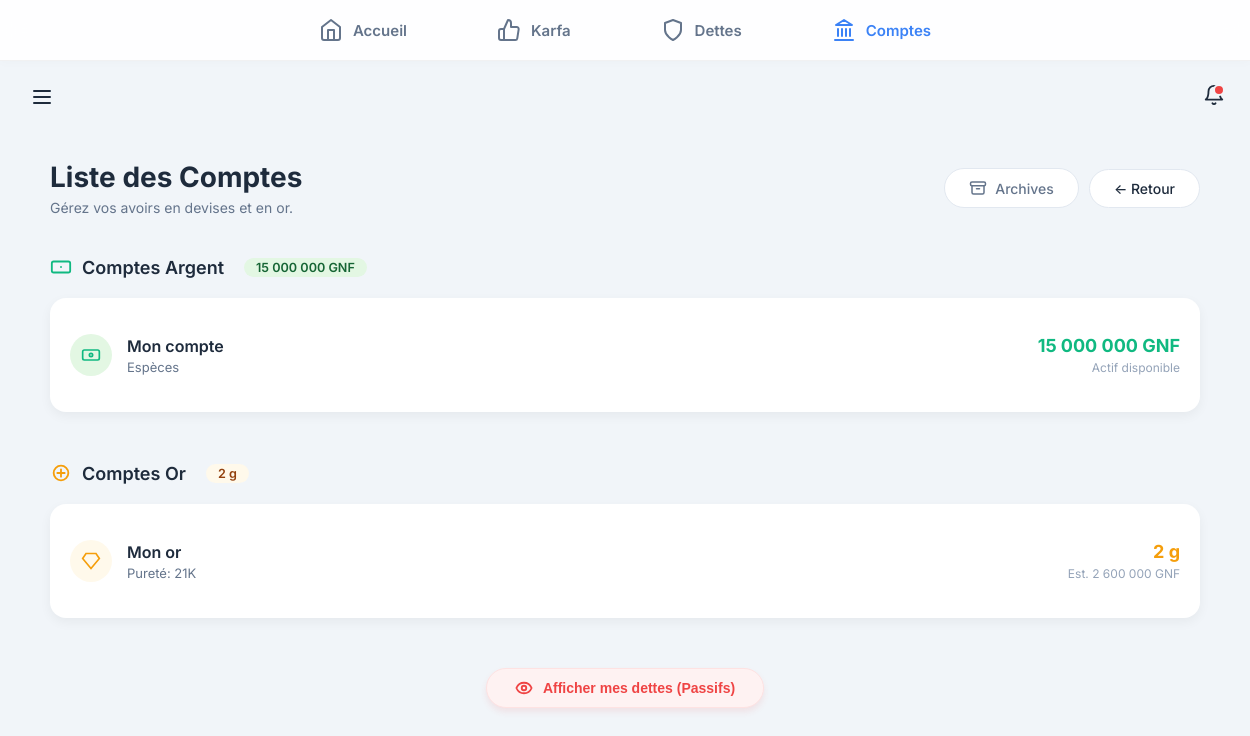
The app's page /comptes/liste/ (signed in) with its own data.
### backend/modules/comptes/models/argent.py (models this page shows, shortened)
class CompteArgent(models.Model):
    TYPE_CHOIX = [
        ('BANQUE', 'Banque'),
        ('MOBILE_MONEY', 'Mobile Money'),
        ('CASH', 'Espèces'),
        ('DETTE', 'Dettes'),
        ('AUTRE', 'Autre'),
    ]
    nom = models.CharField(max_length=50) # Retrait de unique=True car plusieurs utilisateurs peuvent avoir un compte "Cash"
    cree_par = models.ForeignKey('auth.User', on_delete=models.CASCADE, related_name='comptes_argent', null=True)
    type_compte = models.CharField(max_length=20, choices=TYPE_CHOIX)
    solde = models.DecimalField(max_digits=12, decimal_places=0, default=0)
    dette_liee = models.ForeignKey('dettes.Dette', on_delete=models.SET_NULL, null=True, blank=True, related_name='comptes_argent_lies')
    date_creation = models.DateTimeField(auto_now_add=True)
    archive = models.BooleanField(default=False)
    date_archivage = models.DateTimeField(null=True, blank=True)

### backend/modules/comptes/models/or_.py (models this page shows, shortened)
class CompteOr(models.Model):
    nom = models.CharField(max_length=50)
    cree_par = models.ForeignKey('auth.User', on_delete=models.CASCADE, related_name='comptes_or', null=True)
    poids_grammes = models.DecimalField(max_digits=10, decimal_places=3)
    carat = models.IntegerField(null=True, blank=True)
    date_creation = models.DateTimeField(auto_now_add=True)
    archive = models.BooleanField(default=False)
    date_archivage = models.DateTimeField(null=True, blank=True)

### backend/modules/comptes/views/liste.py (the view)
# urls.py: path('liste/', liste_comptes, name='liste_comptes'),
@login_required
def liste_comptes(request):
    comptes_argent_base = CompteArgent.objects.filter(cree_par=request.user, archive=False).order_by('nom')
    comptes_argent = comptes_argent_base.exclude(type_compte='DETTE')
    comptes_dette = CompteArgent.objects.filter(
        cree_par=request.user,
        archive=False,
        type_compte='DETTE'
    ).select_related('dette_liee')
    comptes_or = CompteOr.objects.filter(cree_par=request.user, archive=False).order_by('nom')
    total_argent = comptes_argent.aggregate(total=Sum('solde'))['total'] or 0
    total_dette = comptes_dette.aggregate(total=Sum('solde'))['total'] or 0
    total_poids_or = comptes_or.aggregate(total=Sum('poids_grammes'))['total'] or 0
    prix_or = get_latest_prix_or(request.user)
    if prix_or:
        for c in comptes_or:
            c.valeur_gnf = c.poids_grammes * prix_or.prix_gramme
    karfas = Karfa.objects.filter(
        cree_par=request.user,
        archive=False,
        statut__in=['ACTIF', 'PARTIELLEMENT_RENDU']
    ).exclude(statut='RENDU_TOTAL').prefetch_related('mouvements')
    dic_personnes = {}
    for k in karfas:
        nom = k.beneficiaire
        if nom not in dic_personnes:
            dic_personnes[nom] = {'beneficiaire': nom, 'total': 0, 'dernier_mouvement': None}
        dic_personnes[nom]['total'] += k.montant_actuel
        last_m = k.mouvements.order_by('-date').first()
        if last_m:
            if not dic_personnes[nom]['dernier_mouvement'] or last_m.date > dic_personnes[nom]['dernier_mouvement']:
                dic_personnes[nom]['dernier_mouvement'] = last_m.date
    karfa_par_personne = sorted(dic_personnes.values(), key=lambda x: x['total'], reverse=True)
    return render(request, 'modules/comptes/liste.html', {
        'comptes_argent': comptes_argent,
        'comptes_dette': comptes_dette,
        'comptes_or': comptes_or,
        'total_argent': total_argent,
        'total_dette': total_dette,
        'karfa_par_personne': karfa_par_personne,
        'total_poids_or': total_poids_or,
        'prix_or': prix_or,
    })

### backend/modules/core/services/prix_or_service.py (called while the page is built)
def get_latest_prix_or(user=None) -> Optional[PrixOrParam]:
    if not user or user.is_anonymous:
        return None
    try:
        return PrixOrParam.objects.filter(cree_par=user).latest()
    except PrixOrParam.DoesNotExist:
        return None

### backend/modules/core/templatetags/custom_filters.py (called while the page is built)
@register.filter
def milliers(value):
    try:
        num = float(value)
        if num == int(num):
            return f"{int(num):,}".replace(",", " ")
        return f"{num:,.3f}".rstrip('0').rstrip('.').replace(",", " ").replace(".", ",")
    except:
        return value

### frontend/templates/modules/comptes/liste.html (shortened to what this page needs)
{% extends "base.html" %}
{% load static %}
{% load custom_filters %}
{% block content %}
<link rel="stylesheet" href="{% static 'css/comptes.css' %}">
<link rel="stylesheet" href="{% static 'css/tableaux.css' %}">
<div class="comptes-accueil-container" style="max-width: 1200px; margin: 0 auto;">
    <div class="page-header" style="display: flex; justify-content: space-between; align-items: center; margin-bottom: 40px; flex-wrap: wrap; gap: 15px;">
        <div>
            <h1 class="page-title" style="margin: 0; color: #1e2b3c;">Liste des Comptes</h1>
            <p style="margin: 5px 0 0; color: #64748b; font-size: 14px;">Gérez vos avoirs en devises et en or.</p>
        </div>
        <div class="header-actions" style="display: flex; gap: 10px; align-items: center; flex-wrap: wrap;">
            <a href="{% url 'comptes:liste_archives' %}" class="btn-action" style="background: white; border: 1px solid #e2e8f0; color: #64748b; padding: 10px 24px; border-radius: 30px; text-decoration: none; font-weight: 500; font-size: 14px; display: inline-flex; align-items: center; gap: 8px; transition: all 0.2s; white-space: nowrap;">
                <svg width="18" height="18" viewBox="0 0 24 24" fill="none" stroke="currentColor" stroke-width="2" stroke-linecap="round" stroke-linejoin="round">
                    <rect x="2" y="4" rx="2" ry="2" width="20" height="5" />
                    <path d="M4 9v9a2 2 0 0 0 2 2h12a2 2 0 0 0 2-2V9" />
                    <path d="M10 13h4" />
                </svg> Archives
            </a>
            <a href="{% url 'comptes:accueil' %}" class="btn-action" style="background: white; border: 1px solid #e2e8f0; color: #1e2b3c; padding: 10px 24px; border-radius: 30px; text-decoration: none; font-weight: 500; font-size: 14px; display: inline-flex; align-items: center; gap: 8px; transition: all 0.2s; white-space: nowrap;">
                ← Retour
            </a>
        </div>
    </div>
    <div style="margin-bottom: 50px;">
        <div class="section-title" style="display: flex; align-items: center; gap: 10px; margin-bottom: 20px; font-weight: 600; font-size: 18px; color: #1e2b3c;">
            <svg width="22" height="22" viewBox="0 0 24 24" fill="none" stroke="#10b981" stroke-width="2" stroke-linecap="round" stroke-linejoin="round">
                <rect x="2" y="6" width="20" height="12" rx="2"></rect>
                <path d="M12 12h.01"></path>
            </svg>
            Comptes Argent
            <span style="font-size: 0.7em; background: #e3f7e3; padding: 2px 12px; border-radius: 20px; color: #166534; font-weight: 600; margin-left: 10px;">
                {{ total_argent|milliers }} GNF
            </span>
        </div>
        <div class="table-container">
            {% for compte in comptes_argent %}
            <a href="{% url 'comptes:detail_compte' compte.id %}?type=argent" class="table-row">
                <div class="row-left">
                    <div class="row-icon" style="background: #e3f7e3; color: #10b981;">
                        <svg width="20" height="20" viewBox="0 0 24 24" fill="none" stroke="currentColor" stroke-width="2">
                            <rect x="2" y="6" width="20" height="12" rx="2"></rect>
                            <circle cx="12" cy="12" r="2"></circle>
                        </svg>
                    </div>
                    <div class="row-info">
                        <span class="row-title">{{ compte.nom }}</span>
                        <span class="row-subtitle">{{ compte.get_type_compte_display }}</span>
                    </div>
                </div>
                <div class="row-right">
                    <div class="row-amount" style="color: #10b981;">{{ compte.solde|milliers }} GNF</div>
                    <span class="row-hint">Actif disponible</span>
                </div>
            </a>
            {% empty %}
            <div style="text-align: center; padding: 30px; color: #94a3b8;">Aucun compte argent.</div>
            {% endfor %}
        </div>
    </div>
    <div style="margin-bottom: 50px;">
        <div class="section-title" style="display: flex; align-items: center; gap: 10px; margin-bottom: 20px; font-weight: 600; font-size: 18px; color: #1e2b3c;">
            <svg width="22" height="22" viewBox="0 0 24 24" fill="none" stroke="#f59e0b" stroke-width="2" stroke-linecap="round" stroke-linejoin="round">
                <circle cx="12" cy="12" r="8"></circle>
                <path d="M12 8v8M8 12h8" />
            </svg>
            Comptes Or
            <span style="font-size: 0.7em; background: #fff9eb; padding: 2px 12px; border-radius: 20px; color: #92400e; font-weight: 600; margin-left: 10px;">
                {{ total_poids_or|floatformat:-2 }} g
            </span>
        </div>
        <div class="table-container">
            {% for compte in comptes_or %}
            <a href="{% url 'comptes:detail_compte' compte.id %}?type=or" class="table-row">
                <div class="row-left">
                    <div class="row-icon" style="background: #fff9eb; color: #f59e0b;">
                        <svg width="20" height="20" viewBox="0 0 24 24" fill="none" stroke="currentColor" stroke-width="2">
                            <path d="M6 3h12l4 6-10 12L2 9z" />
                        </svg>
                    </div>
                    <div class="row-info">
                        <span class="row-title">{{ compte.nom }}</span>
                        <span class="row-subtitle">Pureté: {{ compte.carat }}K</span>
                    </div>
                </div>
                <div class="row-right">
                    <div class="row-amount" style="color: #f59e0b;">{{ compte.poids_grammes|floatformat:-2 }} g</div>
                    {% if compte.valeur_gnf %}
                    <span class="row-hint">Est. {{ compte.valeur_gnf|milliers }} GNF</span>
                    {% endif %}
                </div>
            </a>
            {% empty %}
            <div style="text-align: center; padding: 30px; color: #94a3b8;">Aucun compte or.</div>
            {% endfor %}
        </div>
    </div>
    <div style="margin-top: 40px; display: flex; justify-content: center; margin-bottom: 30px;">
        <button onclick="toggleDettes()" style="background: #fef2f2; color: #ef4444; border: 1px solid #fee2e2; padding: 10px 28px; border-radius: 30px; cursor: pointer; font-size: 14px; font-weight: 600; display: flex; align-items: center; gap: 10px; transition: all 0.2s; box-shadow: 0 4px 6px rgba(239, 68, 68, 0.1);">
            <svg width="18" height="18" viewBox="0 0 24 24" fill="none" stroke="currentColor" stroke-width="2.5" stroke-linecap="round" stroke-linejoin="round">
                <path d="M2.062 12.348a1 1 0 0 1 0-.696 10.75 10.75 0 0 1 19.876 0 1 1 0 0 1 0 .696 10.75 10.75 0 0 1-19.876 0z" />
                <circle cx="12" cy="12" r="3" />
            </svg>
            <span id="btn-dette-text">Afficher mes dettes (Passifs)</span>
        </button>
    </div>
</div>
{% endblock %}

### frontend/static/css/base.css (style rules this page uses)
:root { --bg-global: #f1f5f9; --bg-card: #ffffff; --primary: #3b82f6; --text-main: #1e2b3c; --text-muted: #64748b; --nav-height: 60px; --radius-xl: 20px; --radius-md: 12px; --shadow-subtle: 0 4px 15px rgba(0, 0, 0, 0.04); --shadow-hover: 0 8px 25px rgba(0, 0, 0, 0.08); }
body { background-color: var(--bg-global) !important; margin: 0; padding: 0; font-family: 'Inter', sans-serif; color: var(--text-main); padding-bottom: calc(var(--nav-height) + 20px); -webkit-tap-highlight-color: transparent; }
@media (min-width: 768px) { body { padding-bottom: 0; padding-top: calc(var(--nav-height) + 80px); } }

### frontend/static/css/core.css (style rules this page uses)
.page-header { display: flex; justify-content: space-between; align-items: center; margin-bottom: 2rem; }
.page-title { font-size: 1.875rem; font-weight: 700; color: #111827; margin: 0; }
:root { --color-primary-green: #27ae60; --color-primary-dark: #1e2b3c; --color-bg-light: #f8fafc; --color-text-body: #64748b; }
:root { --color-primary-green: #27ae60; --color-primary-dark: #1e2b3c; --color-bg-light: #f8fafc; --color-text-body: #64748b; --color-error: #ef4444; }
.section-title { font-size: 18px; font-weight: 700; color: var(--primary); margin-bottom: 15px; margin-top: 0; }

### frontend/static/css/comptes.css (style rules this page uses)
:root { --color-argent: #10b981; --color-or: #f59e0b; --color-title: #1e2b3c; --color-subtitle: #64748b; --bg-page: #f9fafb; }
body { font-family: Inter, -apple-system, BlinkMacSystemFont, "Segoe UI", Roboto, sans-serif; }
.section-title { font-size: 18px; font-weight: 600; color: var(--color-title); margin-bottom: 20px; display: flex; align-items: center; gap: 10px; }
.comptes-accueil-container { padding: 20px 10px; max-width: 1200px; margin: 0 auto; font-family: 'Inter', -apple-system, sans-serif; }
.page-header { display: flex; flex-direction: column; gap: 15px; margin-bottom: 30px; }
@media (min-width: 768px) { .page-header { flex-direction: row; justify-content: space-between; align-items: center; } }
.page-title { margin: 0; color: #1e2b3c; font-size: 28px; font-weight: 700; }
.header-actions { display: flex; gap: 12px; flex-wrap: wrap; }
.btn-action { display: inline-flex; align-items: center; gap: 8px; padding: 10px 20px; border-radius: 30px; text-decoration: none; font-weight: 500; font-size: 14px; transition: all 0.2s; border: none; cursor: pointer; }

### frontend/static/css/tableaux.css (style rules this page uses)
.table-container { background: white; border-radius: 16px; padding: 20px; box-shadow: 0 4px 12px rgba(0, 0, 0, 0.05); margin-bottom: 30px; }
.table-row { display: flex; justify-content: space-between; align-items: center; padding: 16px 0; border-bottom: 1px solid #f1f5f9; text-decoration: none; color: inherit; transition: background 0.2s; }
.table-row:last-child { border-bottom: none; }
.row-left { display: flex; align-items: center; gap: 15px; min-width: 0; }
.row-icon { width: 42px; height: 42px; border-radius: 50%; display: flex; align-items: center; justify-content: center; flex-shrink: 0; }
.row-info { display: flex; flex-direction: column; min-width: 0; }
.row-title { font-weight: 600; font-size: 16px; color: #1e2b3c; white-space: nowrap; overflow: hidden; text-overflow: ellipsis; }
.row-subtitle { font-size: 13px; color: #64748b; margin-top: 3px; white-space: nowrap; overflow: hidden; text-overflow: ellipsis; }
.row-right { text-align: right; display: flex; flex-direction: column; align-items: flex-end; gap: 4px; padding-left: 15px; }
.row-amount { font-weight: 700; font-size: 18px; color: #1e2b3c; white-space: nowrap; }
.row-hint { font-size: 12px; color: #94a3b8; }

### frontend/templates/modules/comptes/liste.html (style rules this page uses)
.section-title svg { vertical-align: middle; }
.table-container { margin-bottom: 20px; }

### records on screen
CompteArgent: nom "Mon compte", type_compte "Espèces", solde|milliers "15 000 000"
CompteOr: nom "Mon or", carat "21", poids_grammes "2", valeur_gnf|milliers "2 600 000"

### other values on screen
{{ total_argent|milliers }} "15 000 000"
{{ total_poids_or|floatformat:-2 }} "2"
